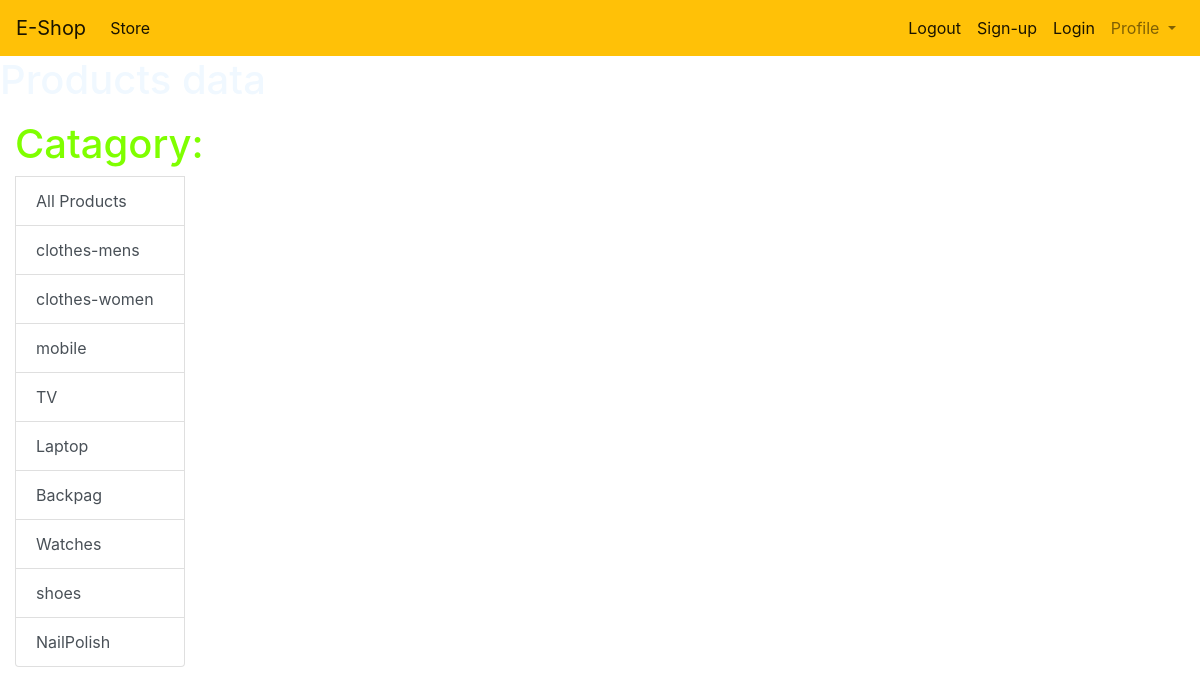
The app's page /?catagory=2 with its own data.
### store/models/catagory.py (models this page shows, shortened)
class Catagory(models.Model):
    objects = None
    name=models.CharField(max_length=50)

### store/views/home.py (the view, shortened to what this page needs)
# urls.py: path('',home.IndexView.as_view(),name='home_url'),
class IndexView(View):
    def get(self,request):
        cart = request.session.get('cart')
        if not cart:
            request.session['cart']={}
        template_name = 'stores/index.html'
        product_data = None
        catagories = Catagory.objects.all()
        catagoryID = request.GET.get('catagory')
        if catagoryID:
            product_data = Product.objects.filter(catagory=catagoryID)
        else:
            product_data = Product.objects.all()
        data = {}
        data['products'] = product_data
        data['catagories'] = catagories
        print('You are:',request.session.get('email'))
        context = {'product_data': product_data, 'catagories': catagories, 'data': data}
        return render(request, template_name, context)

### templates/stores/index.html (shortened to what this page needs)
{% extends 'base.html' %}
{% load static %}
{% load cart %}
  {% block content %}
        <centre><h1 style="color: aliceblue;">Products data</h1></centre>
<div class="container-fluid mt-3">
    <div class="row">
      <div class="col-lg-2 mx-auto">
        <div class="list-group">
          <h1 style="color:chartreuse">Catagory:</h1>
          <a href="/" class="list-group-item list-group-item-action">All Products</a>
          {% for catagory in catagories %}
          <a href="/?catagory={{catagory.id}}" class="list-group-item list-group-item-action">{{catagory.name}}</a>
          {% endfor %}
        </div>
      </div>
      <div class="products col-lg-10 mx-auto">
      </div>
    </div>
    </div>
    {% endblock %}

### records on screen
Catagory: name "clothes-mens"
Catagory: name "clothes-women"
Catagory: name "mobile"
Catagory: name "TV"
Catagory: name "Laptop"
Catagory: name "Backpag"
Catagory: name "Watches"
Catagory: name "shoes"
Catagory: name "NailPolish"
